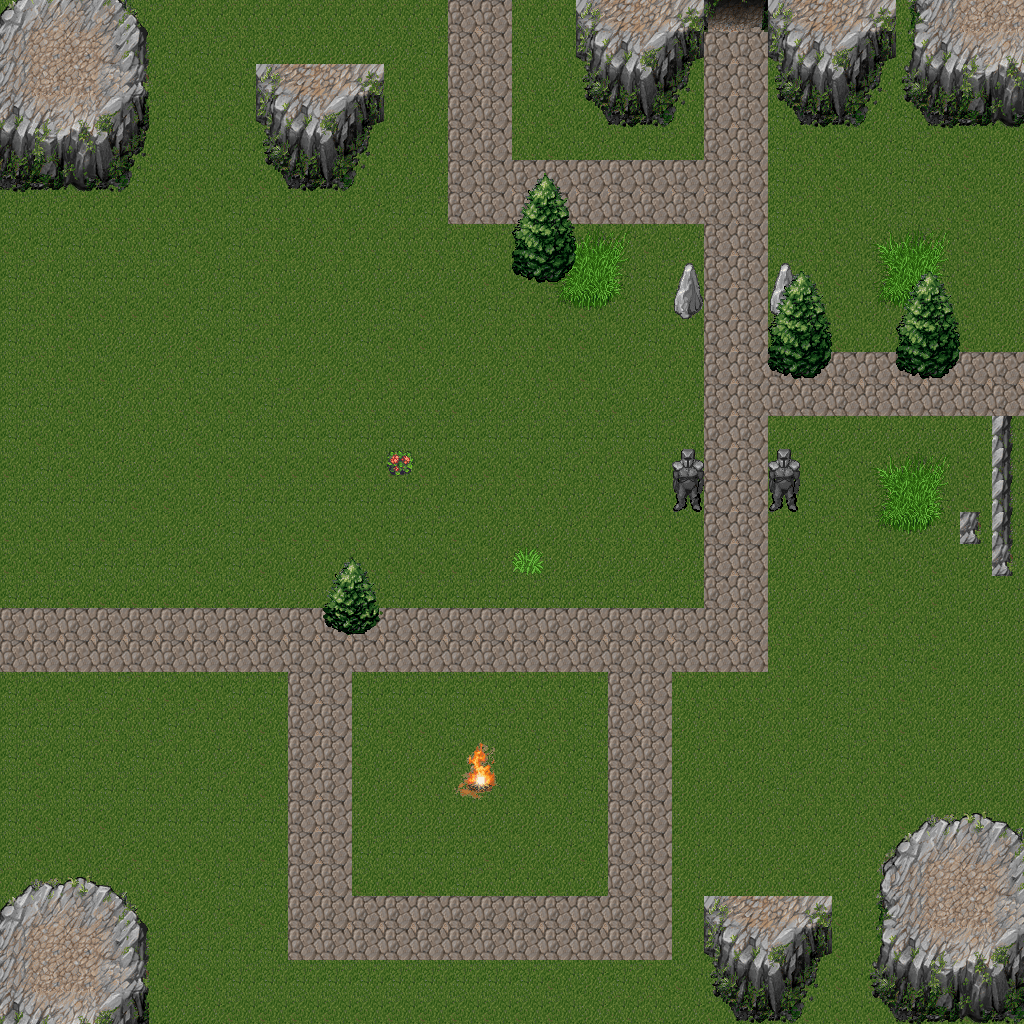

The image is a tile-based game level rendered from a .tmx file. Its description and source (layers, tilesets, objects; grid data summarised) follow:
An orthogonal 32x32 tile map with 32x32 px tiles, 3 tile layers (Tile Layer 1, Tile Layer 2, Tile Layer 3).

<map version="1.0" orientation="orthogonal" renderorder="right-down" width="32" height="32" tilewidth="32" tileheight="32" nextobjectid="1">
 <tileset firstgid="1" name="tilesheet" tilewidth="32" tileheight="32" tilecount="256" columns="16">
  <image source="tilesheet.png" width="512" height="512" />
 </tileset>
 <layer name="Tile Layer 1" width="32" height="32">
  <data>[1024 cells, 1024 non-empty, 8 distinct tile ids]</data>
 </layer>
 <layer name="Tile Layer 2" width="32" height="32">
  <data>[1024 cells, 225 non-empty, 85 distinct tile ids]</data>
 </layer>
 <layer name="Tile Layer 3" width="32" height="32">
  <data>[1024 cells, 24 non-empty, 8 distinct tile ids]</data>
 </layer>
</map>
